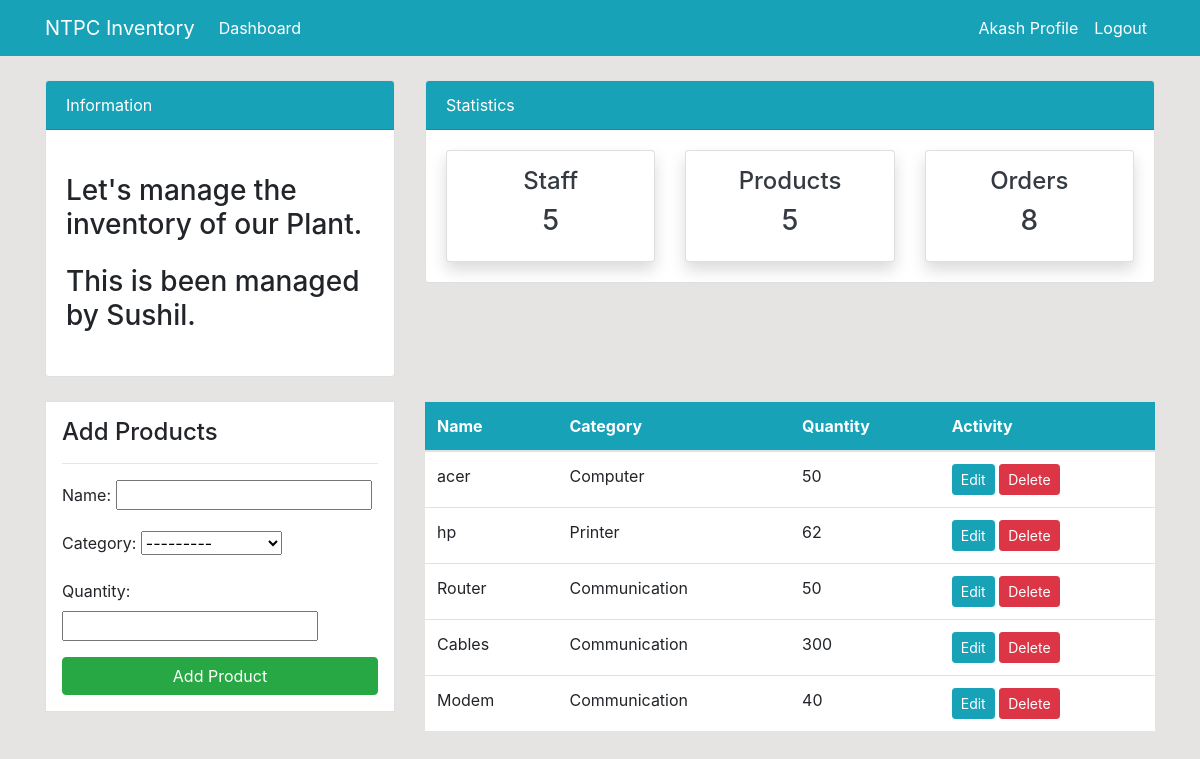
The app's page /product/ (signed in), older data.
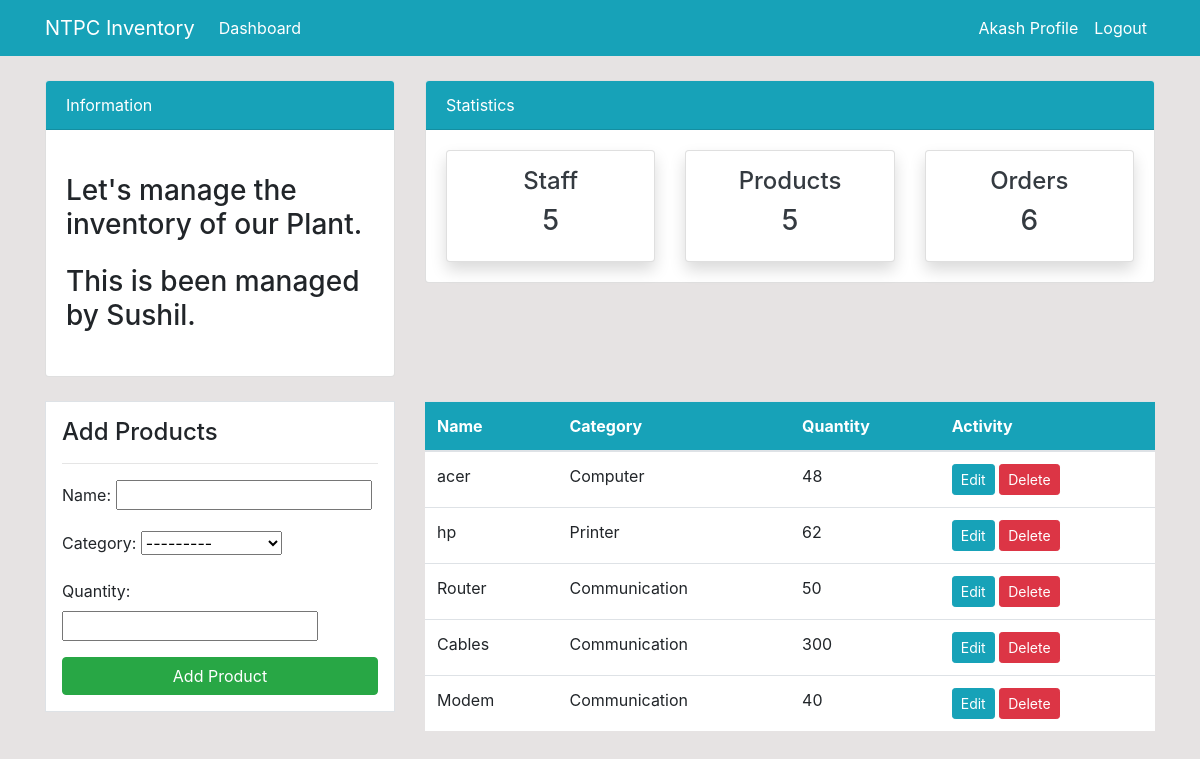
The same page, newer data.
### dashboard/models.py (models this page shows, shortened)
class Product(models.Model):
    name = models.CharField(max_length=100,null=True)
    category = models.CharField(max_length=20, choices=CATEGORY,null=True)
    quantity = models.PositiveIntegerField(null=True)
    class Meta:
        verbose_name_plural = 'Product'

### dashboard/views.py (the view)
# urls.py: path('product/', views.product, name= 'dashboard-product'),
@login_required
def product(request):
    items = Product.objects.all()
    product_count = items.count()
    workers_count = User.objects.all().count()
    orders_count = Order.objects.all().count()
    if request.method == 'POST':
        form = ProductForm(request.POST)
        if form.is_valid():
            form.save()
            product_name = form.cleaned_data.get('name')
            messages.success(request, f'Request for {product_name} has been made.')
            return redirect('dashboard-product')
    else:
        form = ProductForm()
    context = {
        'items' : items,
        'form' : form,
        'workers_count': workers_count,
        'orders_count': orders_count,
        'product_count' : product_count,
    }
    return render(request, 'dashboard/product.html',context)

### dashboard/forms.py
class ProductForm(forms.ModelForm):
    class Meta:
        model = Product
        fields = ['name','category','quantity']

### templates/dashboard/product.html (shortened to what this page needs)
{% extends 'partials/base.html' %}
{% load crispy_forms_tags %}
{% block content%}
{% include 'partials/topnav.html' %}
<div class="container">
    <div class="row my-4">
        <div class="col-md-4">
            <div class="border bg-white p-3">
                <h4>Add Products</h4>
                <hr>
                <form method="POST">
                    {{ form.as_p }}
                    <input class="btn btn-success btn-block" type="submit" value="Add Product">
                </form>
            </div>
        </div>
        <div class="col-md-8">
            <table class="table bg-white">
                <thead class="bg-info">
                    <tr class="text-white">
                        <th scope="col">Name</th>
                        <th scope="col">Category</th>
                        <th scope="col">Quantity</th>
                        <th scope="col">Activity</th>
                    </tr>
                </thead>
                <tbody>
                    {% for item in items %}
                    <tr>
                        <td>{{ item.name }}</td>
                        <td>{{ item.category }}</td>
                        <td>{{ item.quantity }}</td>
                        <td>
                            <a class="btn btn-info btn-sm" href="{% url 'dashboard-product-update' item.id %}">Edit</a>
                            <a class="btn btn-danger btn-sm" href="{% url 'dashboard-product-delete' item.id %}">Delete</a>
                        </td>
                    </tr>
                    {% endfor %}
                </tbody>
            </table>
        </div>
    </div>
</div>
{% endblock %}

Row changes from the older to the newer data that the page shows:
changed Product "acer": quantity "50" → "48"
Text that changed along with them:
{{ orders_count }}: "8" → "6"
